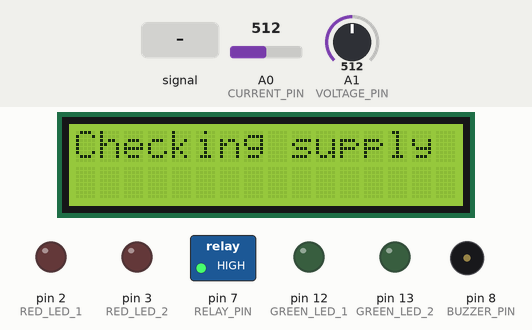
Simulated run of this sketch. Board: Arduino Uno, built with avr-gcc and run on an emulated ATmega328P. On the bench: 16×2 character LCD, switched loads named in the sketch (green lamp = pin HIGH), output pins drawn as LEDs (lit = HIGH), buzzer (waves = sounding). The inputs (shaded band) are chosen by the test bench; at power-on: A0 (CURRENT_PIN) = 512, A1 (VOLTAGE_PIN) = 512. What the sketch prints to the serial monitor is not drawn.

Above: at 2.2 s.
At 4.3 s:
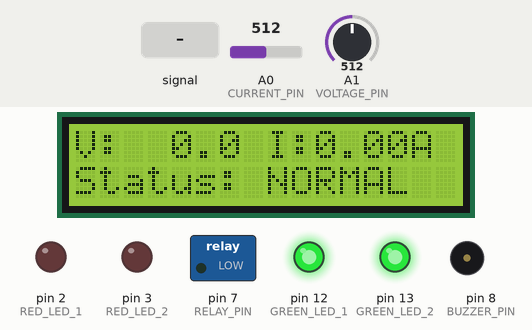
4.4 s: A0 (CURRENT_PIN) fed a 200 Hz sine of ±255 counts around its level
At 6.9 s:
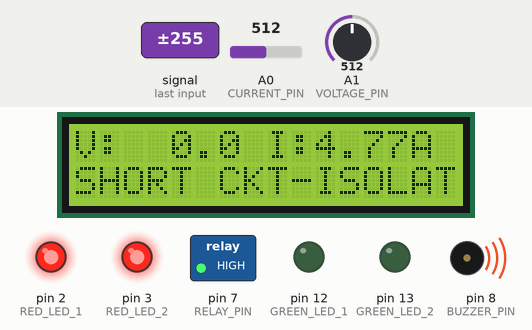
7.4 s: A0 (CURRENT_PIN) set to 716
At 8.7 s:
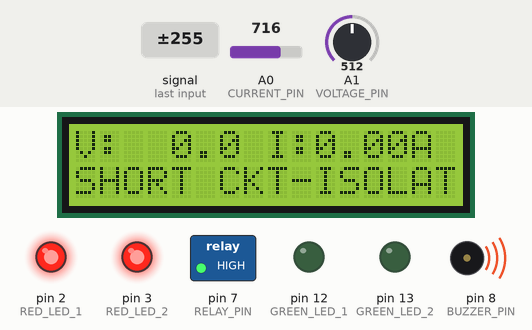
Timing chart, 0 to 10.4 s (numbered marks = the images above; inputs shaded):
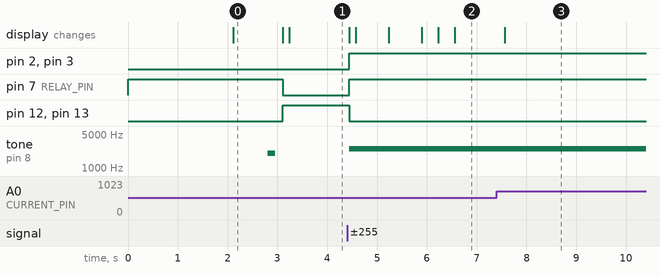

The sketch:

Fault_Detection_Isolation_V2.ino
```cpp
/*
  Smart Microcontroller-Based Fault Detection and Automatic Isolation
  System for Electrical Load Protection
  Board : Arduino Uno

  PIN CONNECTIONS
  ------------------------------------------------------------
  ACS712 (current) OUT  -> A0
  ZMPT101B (voltage) OUT-> A1
  LCD I2C               -> SDA = A4, SCL = A5
  Relay IN              -> D7
  Buzzer (+)            -> D8
  Red LED 1             -> D11  (via 220 ohm)
  Red LED 2             -> D10  (via 220 ohm)
  Green LED 1           -> D12  (via 220 ohm)
  Green LED 2           -> D13  (via 220 ohm)


  PROTECTION LOGIC
  ------------------------------------------------------------
  Overload      : I >= 0.42 A for 10 s            -> trip
  Short circuit : I >= 2.00 A (instant)           -> trip
  Over voltage  : V >= 250 V for 3 s              -> trip
  Under voltage : V <= 170 V for 3 s              -> trip
  On trip: relay OFF (load isolated), both RED LEDs ON, buzzer ON,
  both GREEN LEDs OFF, LCD shows the fault.


*/

#include <Wire.h>
#include <LiquidCrystal_I2C.h>

// ---------------- Pin definitions ----------------
#define CURRENT_PIN   A0
#define VOLTAGE_PIN   A1
#define RELAY_PIN     7
#define BUZZER_PIN    8
#define RED_LED_1     2
#define RED_LED_2     3
#define GREEN_LED_1   12
#define GREEN_LED_2   13

// ---------------- Relay logic ----------------
// Most 5V relay modules are ACTIVE-LOW (LOW = relay ON).
// If your relay works the opposite way, swap these two values.
#define RELAY_ON      LOW
#define RELAY_OFF     HIGH

// ---------------- Sensor settings ----------------
// ACS712-05B : 0.185 | ACS712-20A : 0.100 | ACS712-30A : 0.066  (V per Amp)
const float SENSITIVITY    = 0.185;
const float ADC_REF        = 5.0;
const unsigned long SAMPLE_WINDOW = 100;   // ms (5 cycles of 50 Hz)

// ZMPT101B calibration factor:
//   VOLT_CALIB = (actual mains voltage measured with a multimeter)
//                / (voltage shown on LCD / Serial)  x  current VOLT_CALIB
// Start with 500.0, then adjust until the LCD matches your multimeter.
float VOLT_CALIB           = 500.0;

const float CURRENT_NOISE_FLOOR = 0.10;    // A, below this shown as 0
const float VOLTAGE_NOISE_FLOOR = 20.0;    // V, below this shown as 0

// ---------------- Protection settings ----------------
const float OVERLOAD_LIMIT       = 0.42;   // A
const float SHORT_CIRCUIT_LIMIT  = 2.00;   // A (instant trip)
const unsigned long OVERLOAD_TIME_MS = 10000;  // overload must last 10 s
const unsigned long INRUSH_DELAY_MS  = 1000;   // ignore current after switch ON

const bool  ENABLE_VOLTAGE_PROTECTION = true;  // set false until calibrated
const float OVER_VOLTAGE_LIMIT   = 250.0;  // V
const float UNDER_VOLTAGE_LIMIT  = 170.0;  // V
const unsigned long VOLT_FAULT_TIME_MS = 3000; // voltage fault must last 3 s

const bool  AUTO_RETRY           = false;  // true = auto restore after delay
const unsigned long RETRY_DELAY_MS = 10000;

// ---------------- Variables ----------------
LiquidCrystal_I2C lcd(0x27, 16, 2);        // try 0x3F if LCD stays blank

enum Fault { NO_FAULT, OVERLOAD_FAULT, SHORT_FAULT, OVERVOLT_FAULT, UNDERVOLT_FAULT };
Fault systemState = NO_FAULT;

float currentRMS = 0.0;
float voltageRMS = 0.0;

unsigned long relayOnTime   = 0;
unsigned long faultTime     = 0;
unsigned long overloadStart = 0;
unsigned long voltStart     = 0;
bool overloadTiming         = false;
bool voltTiming             = false;
Fault voltTimingType        = NO_FAULT;
unsigned long lastLcdUpdate = 0;

// ---------------- Prototypes ----------------
void readSensors();
void loadON();
void tripSystem(Fault f);
void setGreen(bool on);
void setRed(bool on);
void updateDisplay();
bool voltageInRange();

// =====================================================
void setup() {
  pinMode(RELAY_PIN, OUTPUT);
  pinMode(BUZZER_PIN, OUTPUT);
  pinMode(RED_LED_1, OUTPUT);
  pinMode(RED_LED_2, OUTPUT);
  pinMode(GREEN_LED_1, OUTPUT);
  pinMode(GREEN_LED_2, OUTPUT);

  digitalWrite(RELAY_PIN, RELAY_OFF);      // load isolated at start
  digitalWrite(BUZZER_PIN, LOW);
  setGreen(false);
  setRed(false);

  Serial.begin(9600);

  lcd.init();
  lcd.backlight();
  lcd.setCursor(0, 0);
  lcd.print("Fault Detection");
  lcd.setCursor(0, 1);
  lcd.print("& Isolation Sys");
  delay(2000);

  lcd.clear();
  lcd.print("Checking supply");
  readSensors();                           // warm-up readings
  readSensors();
  delay(500);

  tone(BUZZER_PIN, 2000, 150);             // start-up beep
  delay(300);
  loadON();
}

// =====================================================
void loop() {
  readSensors();

  if (systemState == NO_FAULT) {

    // ---------- Current protection ----------
    if (millis() - relayOnTime > INRUSH_DELAY_MS) {

      if (currentRMS >= SHORT_CIRCUIT_LIMIT) {
        tripSystem(SHORT_FAULT);
      }
      else if (currentRMS >= OVERLOAD_LIMIT) {
        if (!overloadTiming) {
          overloadTiming = true;
          overloadStart = millis();
        } else if (millis() - overloadStart >= OVERLOAD_TIME_MS) {
          tripSystem(OVERLOAD_FAULT);
        }
      }
      else {
        overloadTiming = false;
      }
    }

    // ---------- Voltage protection ----------
    if (systemState == NO_FAULT && ENABLE_VOLTAGE_PROTECTION) {
      Fault vf = NO_FAULT;
      if (voltageRMS >= OVER_VOLTAGE_LIMIT)       vf = OVERVOLT_FAULT;
      else if (voltageRMS <= UNDER_VOLTAGE_LIMIT) vf = UNDERVOLT_FAULT;

      if (vf == NO_FAULT) {
        voltTiming = false;
      } else {
        if (!voltTiming || voltTimingType != vf) {
          voltTiming = true;
          voltTimingType = vf;
          voltStart = millis();
        } else if (millis() - voltStart >= VOLT_FAULT_TIME_MS) {
          tripSystem(vf);
        }
      }
    }
  }
  else {
    // ---------- Fault state: load stays isolated ----------
    if (AUTO_RETRY && (millis() - faultTime >= RETRY_DELAY_MS)) {
      bool isVoltFault = (systemState == OVERVOLT_FAULT || systemState == UNDERVOLT_FAULT);
      if (!isVoltFault || voltageInRange()) {
        systemState = NO_FAULT;
        overloadTiming = false;
        voltTiming = false;
        loadON();
      }
    }
  }

  // ---------- Refresh LCD / Serial ----------
  if (millis() - lastLcdUpdate >= 300) {
    lastLcdUpdate = millis();
    updateDisplay();

    Serial.print("V = ");
    Serial.print(voltageRMS, 1);
    Serial.print(" V   I = ");
    Serial.print(currentRMS, 2);
    Serial.print(" A   State: ");
    switch (systemState) {
      case NO_FAULT:        Serial.println("NORMAL");        break;
      case OVERLOAD_FAULT:  Serial.println("OVERLOAD");      break;
      case SHORT_FAULT:     Serial.println("SHORT CIRCUIT"); break;
      case OVERVOLT_FAULT:  Serial.println("OVER VOLTAGE");  break;
      case UNDERVOLT_FAULT: Serial.println("UNDER VOLTAGE"); break;
    }
  }
}

// =====================================================
// Reads current (A0) and voltage (A1) together and computes RMS values.
// The DC mid-point (offset) is removed automatically using the mean.
void readSensors() {
  unsigned long start = millis();
  double sumI = 0, sumI2 = 0, sumV = 0, sumV2 = 0;
  long n = 0;

  while (millis() - start < SAMPLE_WINDOW) {
    int ri = analogRead(CURRENT_PIN);
    int rv = analogRead(VOLTAGE_PIN);
    sumI  += ri;
    sumI2 += (double)ri * ri;
    sumV  += rv;
    sumV2 += (double)rv * rv;
    n++;
  }

  double meanI = sumI / n;
  double varI  = sumI2 / n - meanI * meanI;
  if (varI < 0) varI = 0;

  double meanV = sumV / n;
  double varV  = sumV2 / n - meanV * meanV;
  if (varV < 0) varV = 0;

  currentRMS = sqrt(varI) * ADC_REF / 1023.0 / SENSITIVITY;
  voltageRMS = sqrt(varV) * ADC_REF / 1023.0 * VOLT_CALIB;

  if (currentRMS < CURRENT_NOISE_FLOOR) currentRMS = 0.0;
  if (voltageRMS < VOLTAGE_NOISE_FLOOR) voltageRMS = 0.0;
}

// =====================================================
bool voltageInRange() {
  return (voltageRMS > UNDER_VOLTAGE_LIMIT + 5.0 &&
          voltageRMS < OVER_VOLTAGE_LIMIT - 5.0);
}

// =====================================================
void loadON() {
  digitalWrite(RELAY_PIN, RELAY_ON);
  setGreen(true);
  setRed(false);
  noTone(BUZZER_PIN);
  digitalWrite(BUZZER_PIN, LOW);
  relayOnTime = millis();
  lcd.clear();
}

// =====================================================
void tripSystem(Fault f) {
  digitalWrite(RELAY_PIN, RELAY_OFF);      // isolate the load immediately
  systemState = f;
  faultTime = millis();
  setGreen(false);
  setRed(true);
  tone(BUZZER_PIN, 2500);                  // continuous alarm
  lcd.clear();
}

// =====================================================
void setGreen(bool on) {
  digitalWrite(GREEN_LED_1, on ? HIGH : LOW);
  digitalWrite(GREEN_LED_2, on ? HIGH : LOW);
}

void setRed(bool on) {
  digitalWrite(RED_LED_1, on ? HIGH : LOW);
  digitalWrite(RED_LED_2, on ? HIGH : LOW);
}

// =====================================================
void updateDisplay() {
  char vStr[8], iStr[8], line[17];

  // Line 1 : voltage and current  e.g.  "V:230.5 I:0.43A "
  dtostrf(voltageRMS, 5, 1, vStr);
  dtostrf(currentRMS, 4, 2, iStr);
  snprintf(line, sizeof(line), "V:%s I:%sA", vStr, iStr);
  lcd.setCursor(0, 0);
  lcd.print(line);
  for (int i = strlen(line); i < 16; i++) lcd.print(' ');

  // Line 2 : status
  lcd.setCursor(0, 1);
  switch (systemState) {
    case NO_FAULT:        lcd.print("Status: NORMAL  "); break;
    case OVERLOAD_FAULT:  lcd.print("OVERLOAD-ISOLATE"); break;
    case SHORT_FAULT:     lcd.print("SHORT CKT-ISOLAT"); break;
    case OVERVOLT_FAULT:  lcd.print("OVER VOLT-ISOLAT"); break;
    case UNDERVOLT_FAULT: lcd.print("UNDER VOLT-ISOLA"); break;
  }
}
```

Measured:
- after the input at 4.4 s, pin 2 (RED_LED_1), pin 3 (RED_LED_2), pin 7 (RELAY_PIN): LOW → HIGH after 0.04 s instead of 1.9 s; pin 12 (GREEN_LED_1), pin 13 (GREEN_LED_2): HIGH → LOW after 0.04 s instead of 1.9 s; tone on pin 8 (BUZZER_PIN): silent → 2500 Hz after 0.04 s instead of 1.9 s
- what the display in image 0 shows lasts 1.0 s, from 2.1 s to 3.1 s
